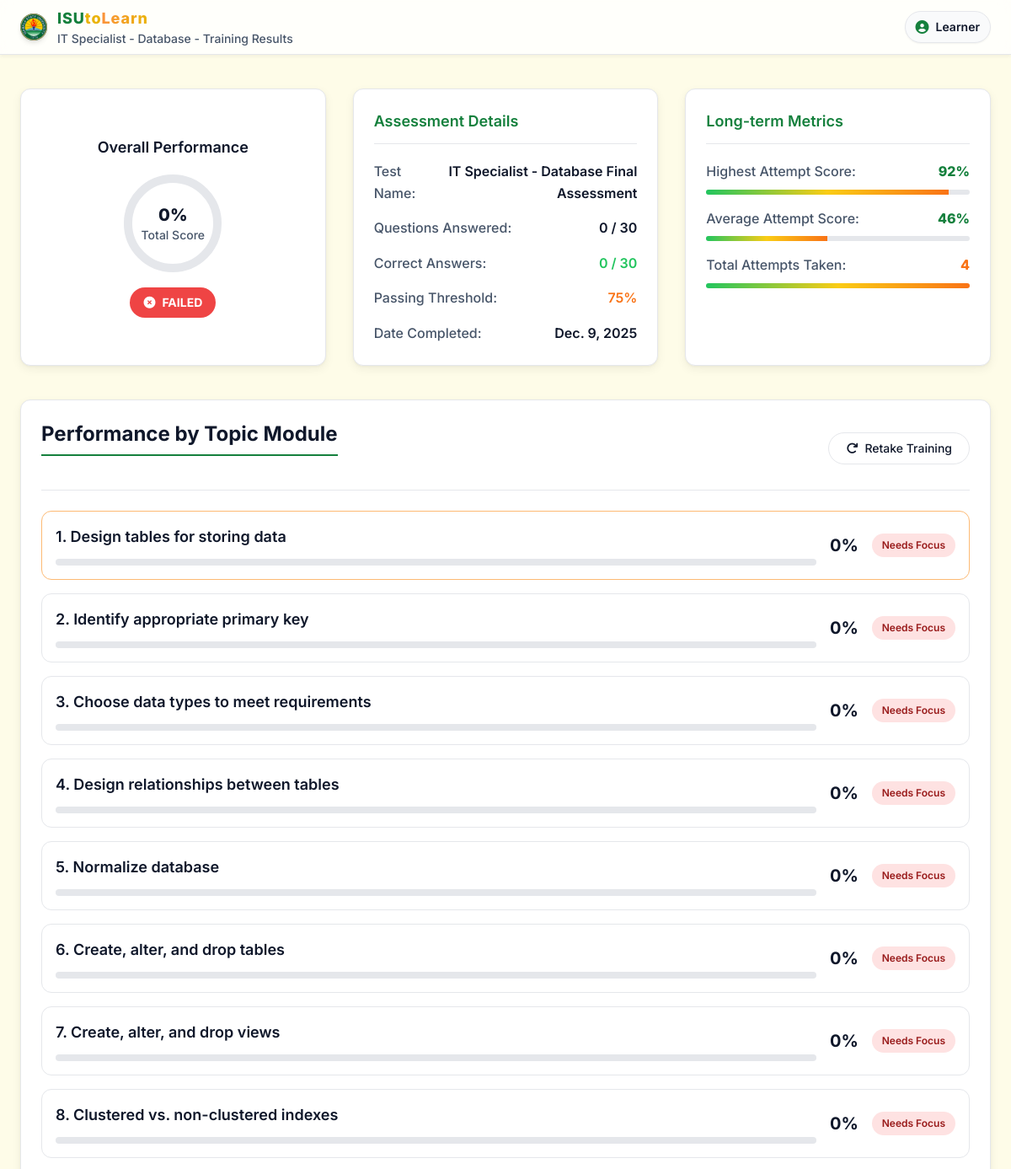
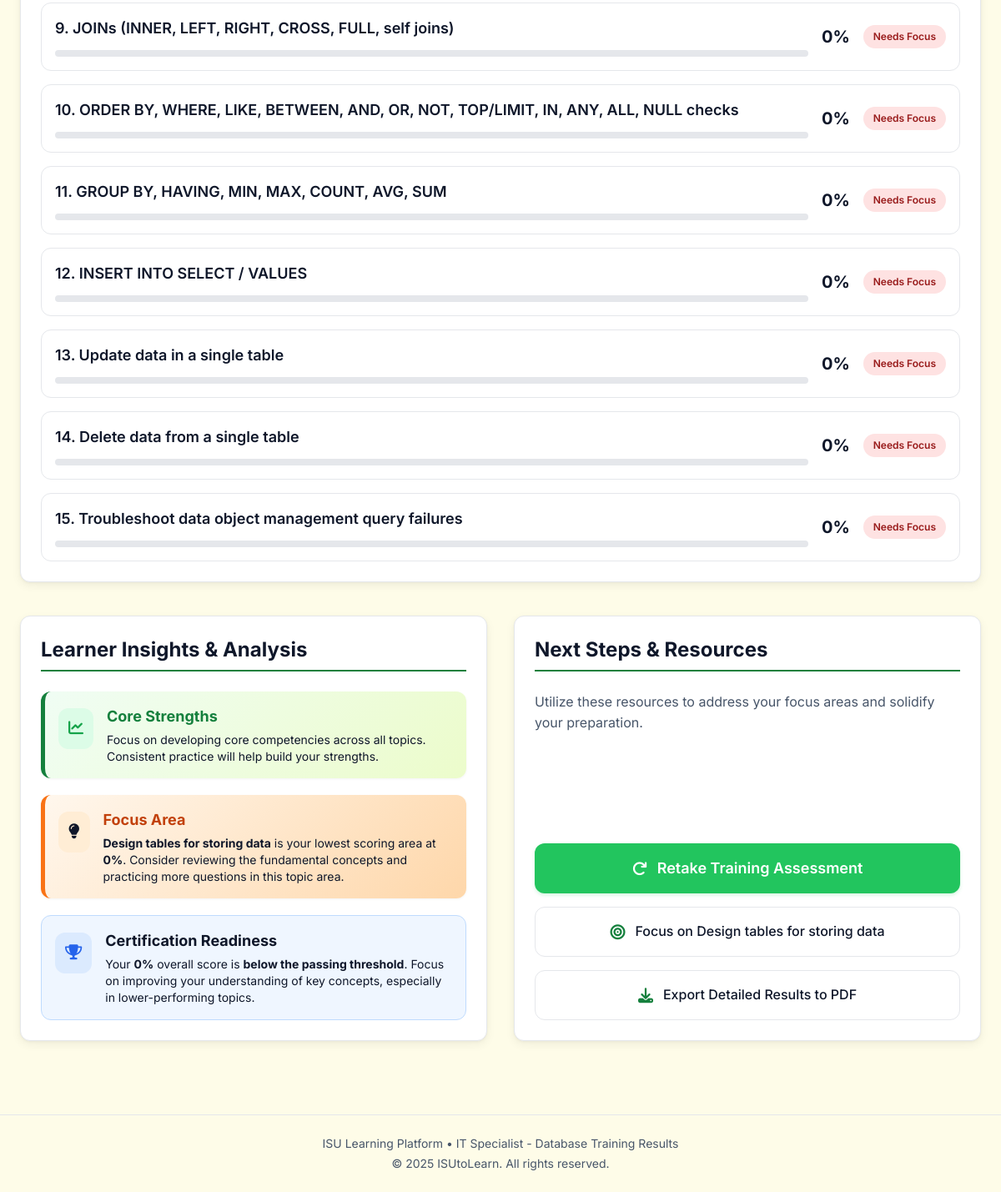
Page /Learner/training_assessment_result.php?course_id=1 (signed in) on the committed database (2 pictures, top to bottom).
### tables this page shows
CREATE TABLE `courses` (
  `id` int(11) NOT NULL AUTO_INCREMENT,
  `title` varchar(255) NOT NULL,
  `description` text DEFAULT NULL,
  PRIMARY KEY (`id`)
);

CREATE TABLE `questions` (
  `id` int(11) NOT NULL AUTO_INCREMENT,
  `assessment_id` int(11) NOT NULL,
  `question` text NOT NULL,
  `topic_id` int(11) NOT NULL,
  `difficulty` enum('easy','medium','hard') NOT NULL DEFAULT 'easy',
  PRIMARY KEY (`id`),
  KEY `topic_id` (`topic_id`),
  KEY `assessment_id` (`assessment_id`),
  CONSTRAINT `questions_ibfk_1` FOREIGN KEY (`topic_id`) REFERENCES `topics` (`id`) ON DELETE CASCADE,
  CONSTRAINT `questions_ibfk_2` FOREIGN KEY (`assessment_id`) REFERENCES `assessments` (`id`) ON DELETE CASCADE
);

CREATE TABLE `topics` (
  `id` int(11) NOT NULL AUTO_INCREMENT,
  `title` varchar(255) NOT NULL,
  `description` text NOT NULL,
  `content` text NOT NULL,
  `module_id` int(11) NOT NULL,
  `estimated_minute` int(11) NOT NULL,
  `total_exp` int(11) NOT NULL,
  `content_type` enum('text','image','video','code','quiz') DEFAULT 'text',
  PRIMARY KEY (`id`),
  KEY `topics_ibfk_1` (`module_id`),
  CONSTRAINT `topics_ibfk_1` FOREIGN KEY (`module_id`) REFERENCES `modules` (`id`) ON DELETE CASCADE
);

### Learner/training_assessment_result.php (the view, shortened to what the rows shown need)
<?php
include '../pdoconfig.php';
$course_id = (int)$_GET['course_id'];
$stmt = $pdo->prepare('SELECT * FROM courses WHERE id = :course_id');
$stmt->execute([':course_id' => $course_id]);
$course = $stmt->fetch();
$course_name = $course['title'];
$stmt = $pdo->prepare("SELECT * FROM assessments WHERE type = 'final' AND (course_id = :course_id OR course_id IS NULL) LIMIT 1");
$stmt->execute([':course_id' => $course_id]);
$final_assessment = $stmt->fetch();
$final_assessment_id = $final_assessment['id'];
$stmt = $pdo->prepare('SELECT q.*, t.title as topic_title, t.id as topic_id
                      FROM questions q
                      JOIN topics t ON q.topic_id = t.id
                      WHERE q.assessment_id = :assessment_id
                      ORDER BY t.id, q.id');
$stmt->execute([':assessment_id' => $final_assessment_id]);
$questions = $stmt->fetchAll(PDO::FETCH_ASSOC);
$topic_performance = [];
foreach ($questions as $question) {
    $topic_id = $question['topic_id'];
    $topic_title = $question['topic_title'];
    if (!isset($topic_performance[$topic_id])) {
        $topic_performance[$topic_id] = [
            'title' => $topic_title,
            'total' => 0,
            'correct' => 0,
            'percentage' => 0
        ];
    }
    $topic_performance[$topic_id]['total']++;
}
foreach ($topic_performance as $topic_id => $topic) {
    $topic_performance[$topic_id]['percentage'] = $topic['total'] > 0 ?
        round(($topic['correct'] / $topic['total']) * 100) : 0;
}
function getPerformanceIndicator($percentage) {
    return ['label' => 'Needs Focus', 'class' => 'performance-poor'];
}
$worst_topic = null;
$worst_score = 100;
foreach ($topic_performance as $topic) {
    if ($topic['percentage'] < $worst_score) {
        $worst_score = $topic['percentage'];
        $worst_topic = $topic;
    }
}
?>
<!DOCTYPE html>
<html lang="en">
<head>
    <link rel="stylesheet" href="../output.css">
    <link rel="stylesheet" href="https://cdnjs.cloudflare.com/ajax/libs/font-awesome/6.4.0/css/all.min.css">
</head>
<body>
    <header class="header py-2">
        <div class="container">
            <div class="header-content flex justify-between items-center">
                <div class="flex items-center space-x-3">
                    <div>
                       <h1 class="text-base sm:text-lg font-extrabold tracking-wider truncate text-[var(--color-heading)] leading-none">
                            ISU<span class="text-[var(--color-icon)]">to</span><span class="bg-gradient-to-r bg-clip-text text-transparent from-orange-400 to-yellow-500">Learn</span>
                        </h1>
                        <p class="text-sm font-medium" style="color: var(--color-text-secondary);"><?= htmlspecialchars($course_name) ?> - Training Results</p>
                    </div>
                </div>
            </div>
        </div>
    </header>
    <main class="py-10">
        <div class="container">
            <div class="grid grid-cols-1 md:grid-cols-2 lg:grid-cols-3 gap-8 mb-10">
                <div class="training-card p-6 metric-card">
                    <div class="space-y-4">
                        <div class="flex justify-between items-center">
                            <span style="color: var(--color-text-secondary); font-weight: 500;">Test Name:</span>
                            <span class="font-semibold text-right"><?= htmlspecialchars($course_name) ?> Final Assessment</span>
                        </div>
                    </div>
                </div>
            </div>
            <div class="training-card p-6 mb-10">
                <div class="flex justify-between items-center mb-6 border-b pb-4" style="border-color: var(--color-card-border);">
                    <h2 class="section-title text-2xl font-bold" style="border-color: var(--color-heading);">Performance by Topic Module</h2>
                </div>
                <div class="space-y-4">
                    <?php
                    $topic_counter = 0;
                    foreach ($topic_performance as $topic_id => $topic):
                        $topic_counter++;
                        $performance = getPerformanceIndicator($topic['percentage']);
                        $is_worst_topic = ($worst_topic && $worst_topic['title'] === $topic['title'] && $worst_topic['percentage'] === $topic['percentage']);
                    ?>
                    <div class="flex flex-col sm:flex-row items-start sm:items-center justify-between p-4 border rounded-xl hover:bg-gray-50 transition duration-150 <?= $is_worst_topic ? 'border-orange-300' : '' ?>">
                        <div class="flex-1 w-full sm:w-auto">
                            <h3 class="font-semibold text-lg"><?= $topic_counter ?>. <?= htmlspecialchars($topic['title']) ?></h3>
                            <div class="result-progress-bar mt-3">
                            </div>
                        </div>
                        <div class="flex items-center mt-3 sm:mt-0 sm:ml-4 min-w-max">
                            <span class="font-bold text-xl mr-4 <?= $is_worst_topic ? 'text-orange-600' : '' ?>"><?= $topic['percentage'] ?>%</span>
                            <span class="performance-indicator <?= $performance['class'] ?> rounded-full text-sm"><?= $performance['label'] ?></span>
                        </div>
                    </div>
                    <?php endforeach; ?>
                </div>
            </div>
            <div class="grid grid-cols-1 lg:grid-cols-2 gap-8">
                <div class="training-card p-6">
                    <h2 class="section-title text-2xl font-bold mb-6" style="border-color: var(--color-heading);">Learner Insights & Analysis</h2>
                    <div class="space-y-5">
                        <?php if ($worst_topic): ?>
                        <div class="focus-card p-4 rounded-xl">
                            <div class="flex items-start">
                                <div class="p-3 rounded-xl bg-orange-100 text-orange-600 mr-4 mt-1 flex-shrink-0">
                                    <i class="fas fa-lightbulb text-lg"></i>
                                </div>
                                <div>
                                    <h3 class="font-bold text-lg mb-1" style="color: #c2410c;">Focus Area</h3>
                                    <p class="text-sm" style="color: var(--color-text);">
                                        <strong><?= htmlspecialchars($worst_topic['title']) ?></strong> is your lowest scoring area at <strong><?= $worst_topic['percentage'] ?>%</strong>.
                                        Consider reviewing the fundamental concepts and practicing more questions in this topic area.
                                    </p>
                                </div>
                            </div>
                        </div>
                        <?php endif; ?>
                    </div>
                </div>
                <div class="training-card p-6 flex flex-col justify-between">
                    <div>
                        <h2 class="section-title text-2xl font-bold mb-6" style="border-color: var(--color-heading);">Next Steps & Resources</h2>
                    </div>
                    <div class="space-y-4">
                        <a href="bridge.php?course_id=<?= $course_id ?>&location=training_assessment" class="btn-primary w-full py-4 rounded-xl font-bold text-lg flex items-center justify-center hover:scale-[1.01] transition duration-200 no-underline">
                            <i class="fas fa-redo mr-3"></i>
                            Retake Training Assessment
                        </a>
                        <?php if ($worst_topic): ?>
                        <a href="training_assessment_mode.php?course_id=<?= $course_id ?>&topic_id=<?= array_keys($topic_performance)[array_search($worst_topic, $topic_performance)] ?>"
                           class="btn-secondary w-full py-4 rounded-xl font-semibold flex items-center justify-center hover:bg-gray-100 no-underline">
                            <i class="fas fa-bullseye mr-3 text-lg" style="color: var(--color-heading);"></i>
                            Focus on <?= htmlspecialchars($worst_topic['title']) ?>
                        </a>
                        <?php endif; ?>
                        <button class="btn-secondary w-full py-4 rounded-xl font-semibold flex items-center justify-center hover:bg-gray-100">
                            <i class="fas fa-download mr-3 text-lg" style="color: var(--color-heading);"></i>
                            Export Detailed Results to PDF
                        </button>
                    </div>
                </div>
            </div>
        </div>
    </main>
    <footer class="mt-12 text-center text-sm p-6" style="color: var(--color-text-secondary); border-top: 1px solid var(--color-card-border);">
        <p class="mb-1">ISU Learning Platform • <?= htmlspecialchars($course_name) ?> Training Results</p>
        <p>&copy; <?= date('Y') ?> ISUtoLearn. All rights reserved.</p>
    </footer>
</body>
</html>

### rows in the picture
courses: title "IT Specialist - Database"
questions: topic.title "Design tables for storing data", percentage "0", label "Needs Focus"
topics: title "Design tables for storing data"

### other values in the picture
$overall_score "0"
$answered_count "0"
$total_questions "30"
$correct_count "0"
$passing_threshold "75"
$highest_attempt_score "92"
$average_attempt_score "46"
$total_attempts "4"
$topic['title'] "Identify appropriate primary key"
$topic['percentage'] "0"
$performance['label'] "Needs Focus"
$topic['title'] "Choose data types to meet requirements"
$topic['title'] "Design relationships between tables"
$topic['title'] "Normalize database"
$topic['title'] "Create, alter, and drop tables"
